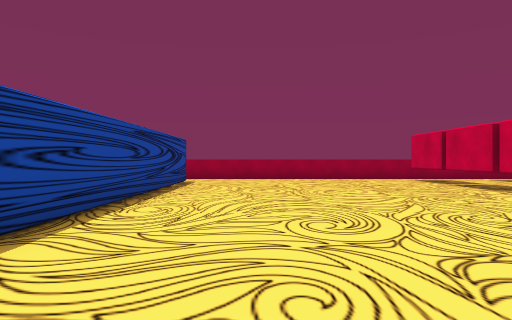
[1] (above)

24 first-person views from a walk through a Unity game level. The camera is 0.4 m above the floor, looks level and sees 70° across. The floor is counted in squares, 0.5 m on a side. Each view is taken from the middle of a square. On the plan, view 1 faces up. The plan holds only what a view shows up to about 12 squares ahead; the rest is blank. The place goes on beyond the plan.

[2]
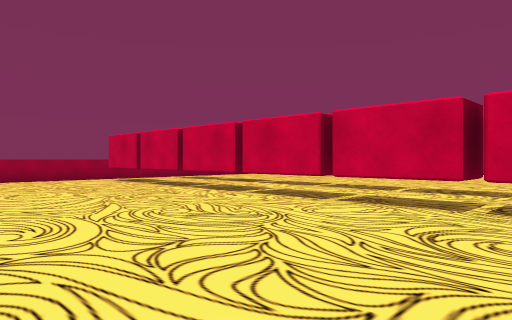

[3]
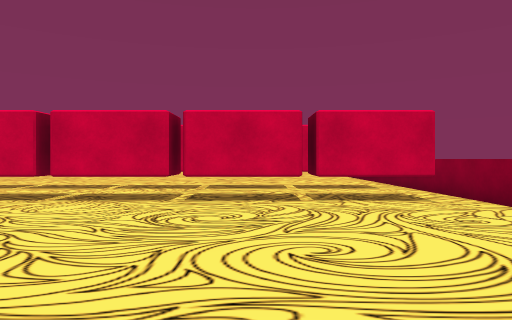

[4]
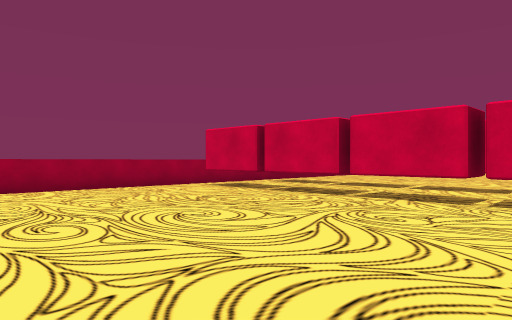

[5]
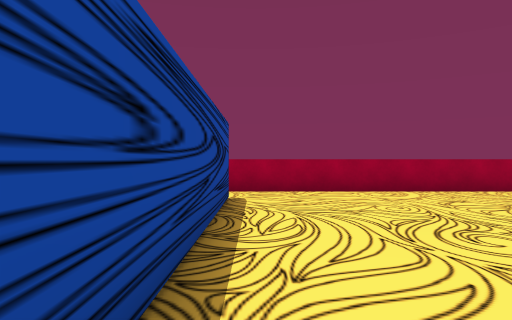

[6]
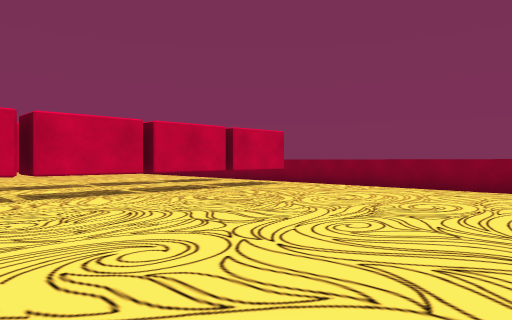

[7]
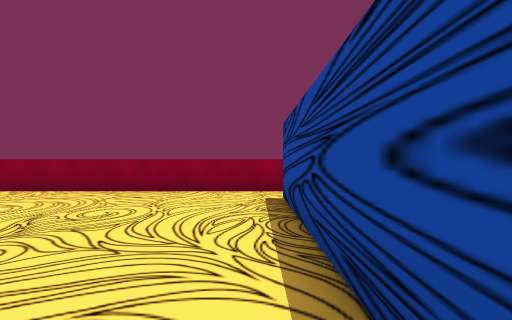

[8]
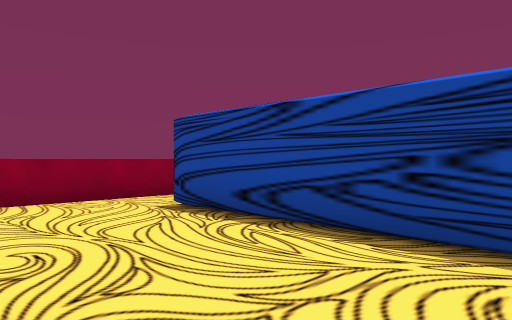

[9]
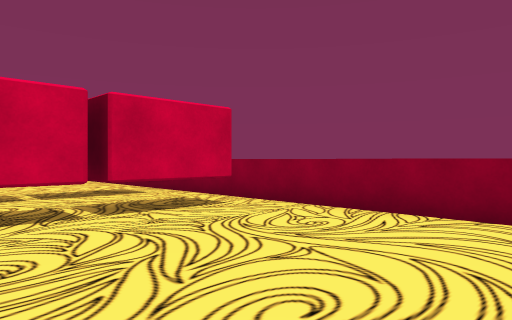

[10]
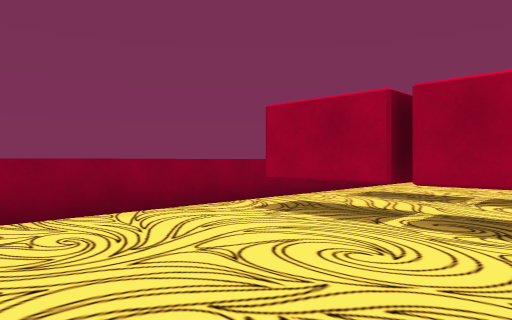

[11]
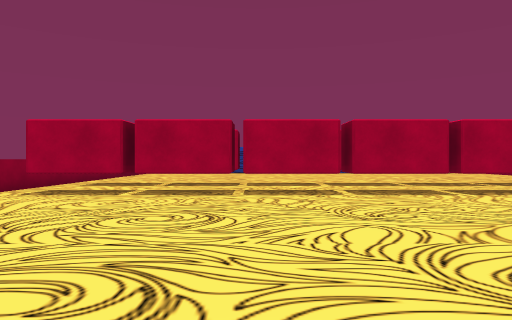

[12]
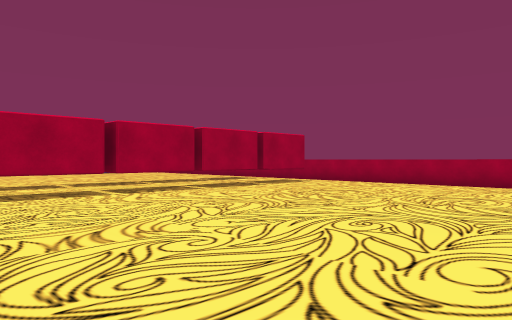

[13]
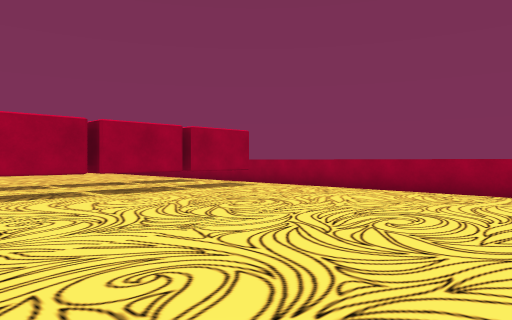

[14]
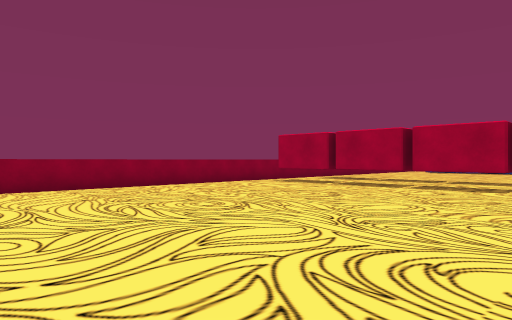

[15]
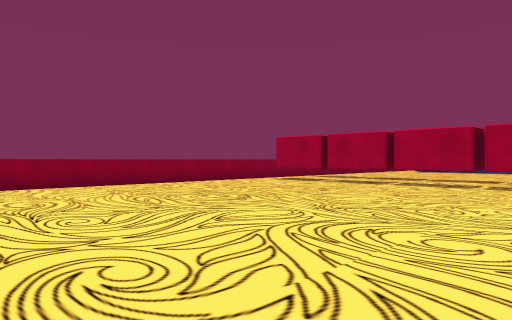

[16]
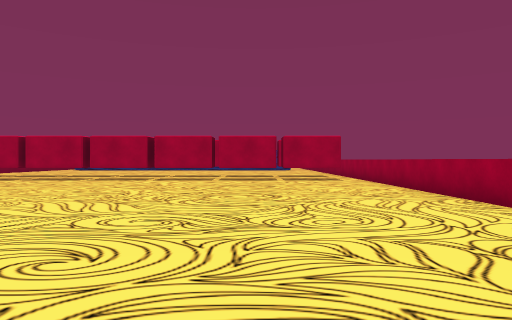

[17]
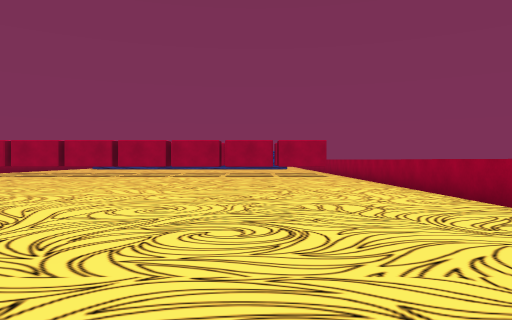

[18]
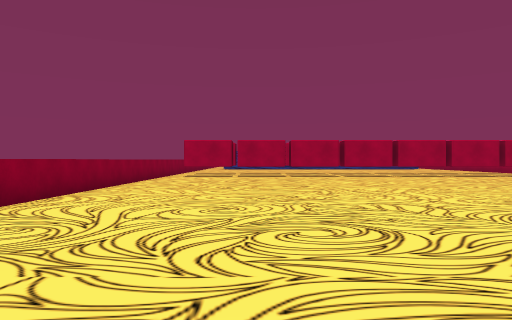

[19]
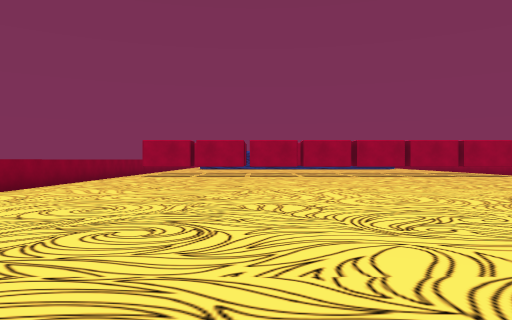

[20]
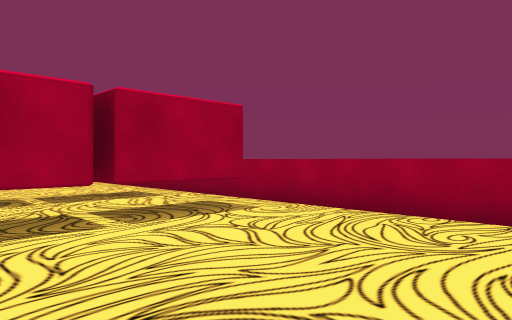

[21]
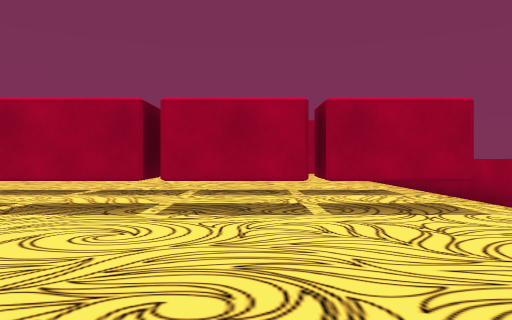

[22]
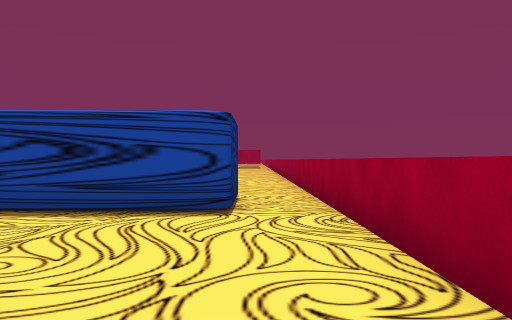

[23]
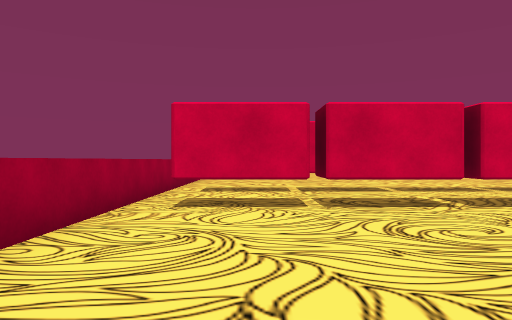

[24]
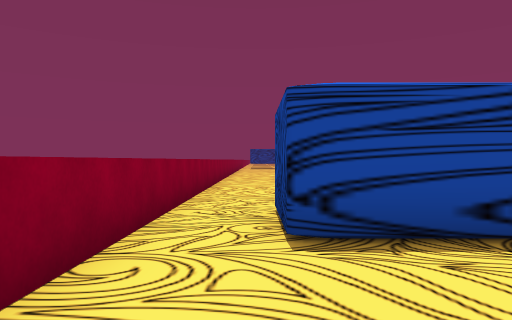

### Floor plan
Key: @ floor where view 1 was taken; # wall or solid block; . floor; T thing the floor can be seen under or through.
Columns run from 5 left of view 1 to 28 right of it. Each row starts with its distance up from view 1.
 16 ############################
 15 .............................
 14 ...........T . T..............
 13 ###........T .TT................
 12   #.........T..T................
 11   #........T .TT................ .
 10   #........TT.TT................
  9   #........TT.TT................
  8   #........T . T..............
  7   #........TT.TT.............
  6   #........T . T.............
  5   #........TT. T..............
  4   #........TT.TT................
  3   #........T . T................
  2   #........TT.TT................ .
  1   #........TT.TT................
  0   #..@.....T . T................ .
 -1   #.........T..T................
 -2 ###........T .TT................
 -3 ...........T . T..............
 -4 .............................
 -5 ############################

Where each view was taken, in squares from view 1:
view 1: 0 up, 0 right, facing up
view 2: 0 up, 0 right, facing up-right
view 3: 0 up, 1 left, facing right
view 4: 5 up, 1 left, facing up-right
view 5: 6 up, 2 left, facing up
view 6: 6 up, 2 left, facing down-right
view 7: 5 up, 2 left, facing down
view 8: 3 up, 1 right, facing down-left
view 9: 1 up, 1 right, facing down-right
view 10: 1 up, 15 right, facing down-left
view 11: 2 up, 19 right, facing left
view 12: 3 up, 19 right, facing up-left
view 13: 6 up, 19 right, facing up-left
view 14: 6 up, 21 right, facing down-left
view 15: 7 up, 22 right, facing down-left
view 16: 11 up, 25 right, facing left
view 17: 11 up, 28 right, facing left
view 18: 0 up, 28 right, facing left
view 19: 2 up, 28 right, facing left
view 20: 10 up, 15 right, facing up-left
view 21: 11 up, 16 right, facing left
view 22: 14 up, 3 right, facing left
view 23: 13 up, 0 right, facing right
view 24: 3 down, 1 right, facing left
